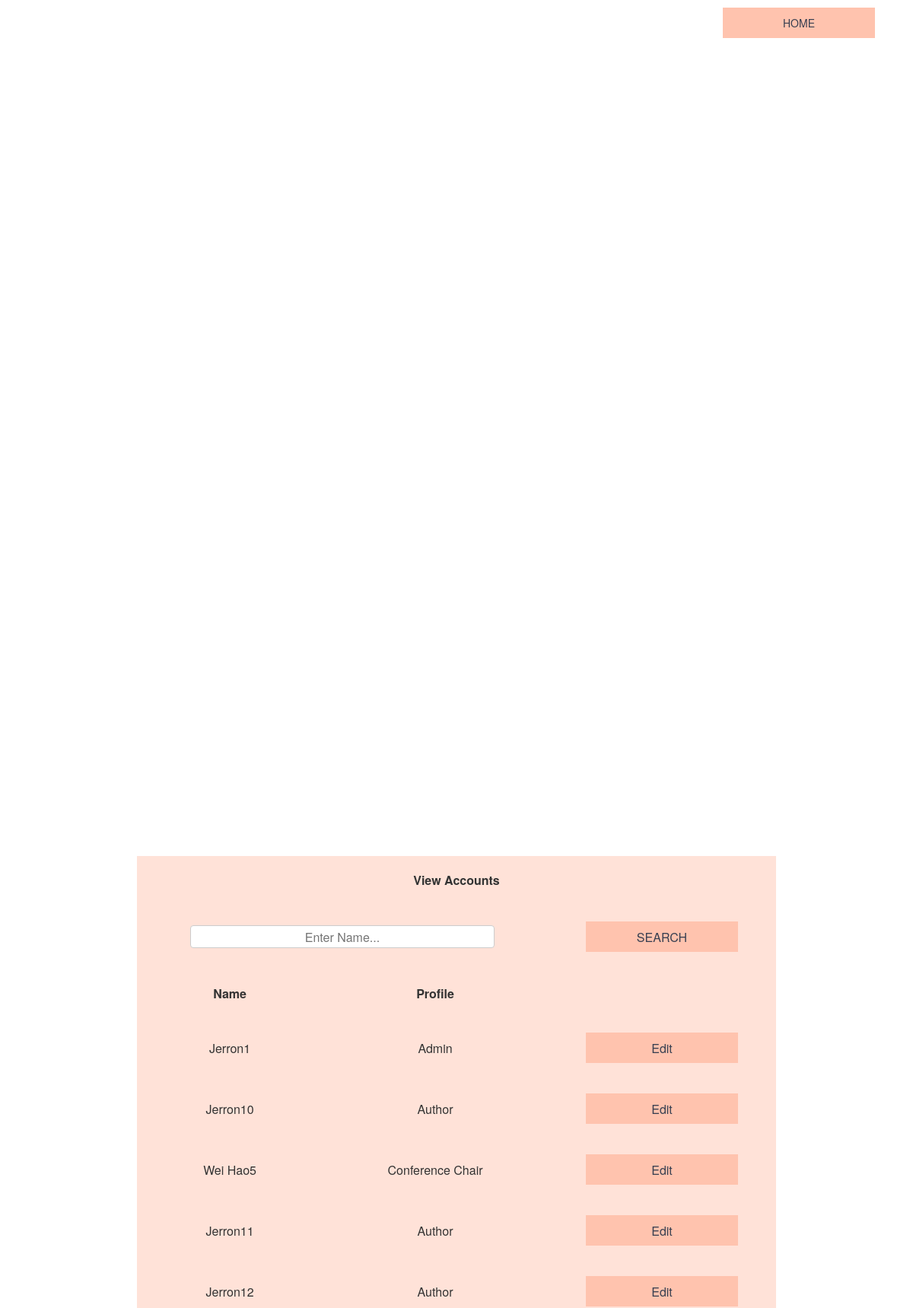
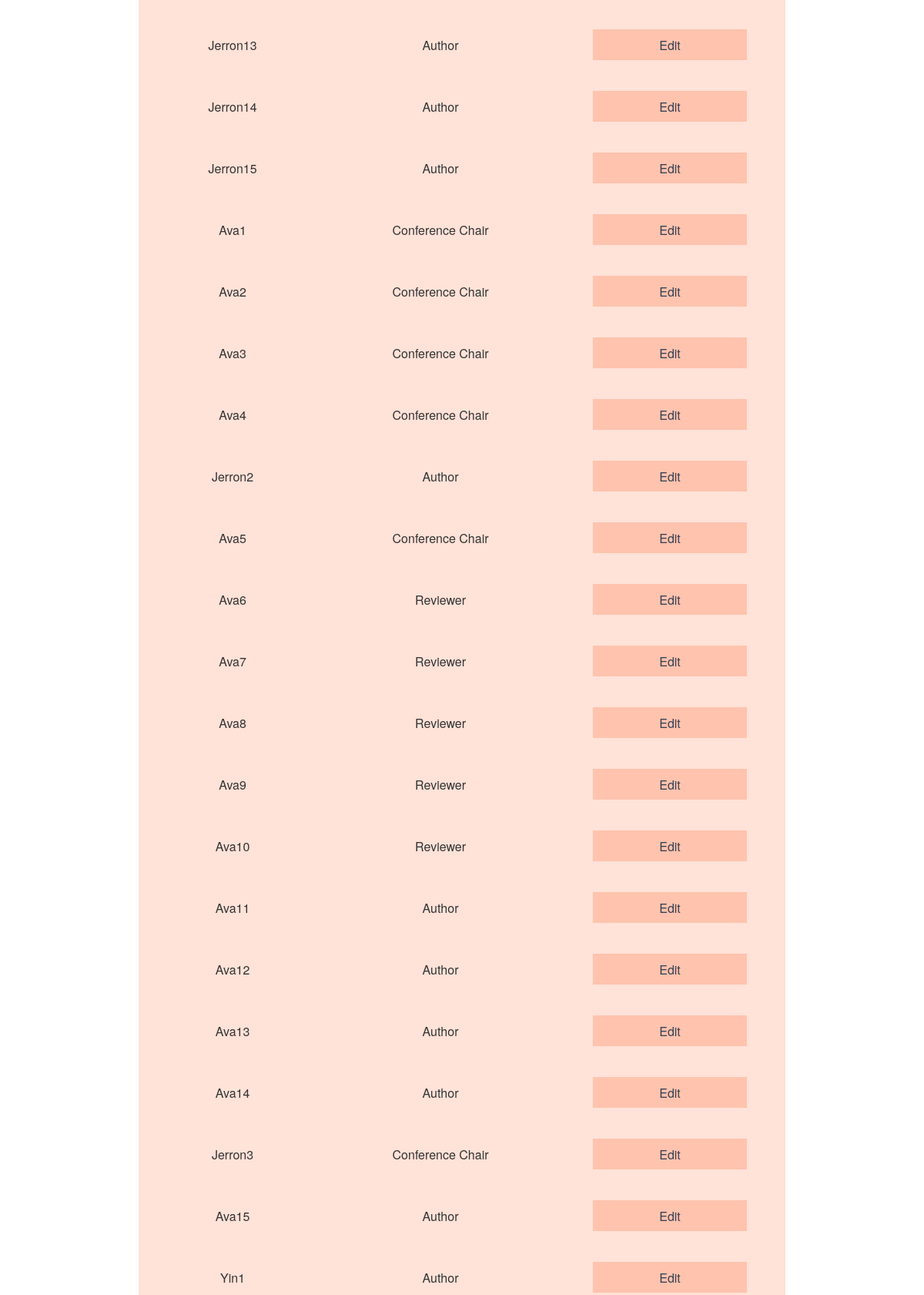
Screenshot of /SAViewAccountBoundary.php (upper part) with the database file from the repository (2 pictures, top to bottom).
### tables this page shows
CREATE TABLE `accounts` (
  `username` varchar(25) NOT NULL,
  `password` varchar(25) NOT NULL,
  `account_status` varchar(25) NOT NULL,
  `name` varchar(25) NOT NULL,
  `email` varchar(25) NOT NULL,
  `pname` varchar(25) NOT NULL
);

### UserClass.php (called while the page is built, shortened)
<?php
class User{
	private $conn = NULL;
	function __construct(){
		$sname = "localhost";
		$dbuser = "root";
		$dbpw = "";
		$dbname = "314";
		$this->conn = new mysqli($sname, $dbuser, $dbpw, $dbname);
	}
	public function viewInfo()
	{
		$query = "SELECT username, name, pname FROM accounts";
		return $this->conn->query($query);
	}
}
?>

### SAViewAccountController.php (called while the page is built)
<?php
include("UserClass.php");
class SAViewAccountController{
    function getInfo()
    {
	    $user = new User();
	    $result = $user->viewInfo();
	    return $result;
    }
}
?>

### SAViewAccountBoundary.php (the view, shortened to what this page needs)
<?php
include("SAViewAccountController.php");
?>
<html>
<link rel="stylesheet" href="https://maxcdn.bootstrapcdn.com/bootstrap/3.4.1/css/bootstrap.min.css">
<link rel="stylesheet" href="Admin.css">
<?php
	$control = new SAViewAccountController();
	$result = $control->getInfo();
?>
	<p>
		<form method="" action="Admin.php">
		<button class="homepageButton">HOME</button>
		</form>
	</p>
	<div class="mid">
		<form method="post" action="">
		<table>
			<tr><th class="homepage_buttons" colspan="3">View Accounts</th></tr>
			<tr>
				<td class="homepage_buttons" colspan="2"><input type="text" class="text_box" name="search_field" placeholder="Enter Name..."></td>
				<td class="homepage_buttons"><input type="submit" class="button" name="search" value="SEARCH"></td>
			</tr>
			<tr>
				<th class="homepage_buttons">Name</th>
				<th class="homepage_buttons">Profile</th>
				<th class="homepage_buttons"></th>
			</tr>
			<?php while ($row = $result->fetch_assoc()){ ?>
			<tr>
				<td class="homepage_buttons"><?php echo $row["name"]; ?></td>
				<td class="homepage_buttons"><?php echo $row["pname"]; ?></td>
				<td class="homepage_buttons">
					<button type="submit" class="button" name="edit" value="<?php echo $row["username"] ?>">Edit</button>
				</td>
			</tr>
			<?php } ?>
		</table>
		</form>
	</div>
</html>

### Admin.css (style rules this page uses)
.mid { position: absolute; top: 50%; left: 50%; transform: translate(-50%, -50%); max-height: 75%; overflow: auto; }
.homepageButton { width:200px; height:40px; border: none; background-color: rgba(255, 195, 174); color: #373F51; float: right; margin-right: 50px; }
.homepage_buttons { text-align:center; padding-bottom: 20px; padding-top: 20px; padding-right: 50px; padding-left: 50px; background-color: rgba(255, 226, 216); }
.text_box { width:400px; height:30px; padding: 12px 20px; margin: 8px 0; display: inline-block; border: 1px solid #ccc; border-radius: 4px; box-sizing: border-box; text-align: center; margin-left: 20px; margin-right: 20px; background-color: white; }
.button { width:200px; height:40px; border: none; background-color: rgba(255, 195, 174); color: #373F51; display: block; margin-left: auto; margin-right: auto; }
td { padding: 2px; }
form { margin-bottom: 0; }

### rows the page displays
accounts: name "Jerron1", pname "Admin"
accounts: name "Jerron10", pname "Author"
accounts: name "Wei Hao5", pname "Conference Chair"
accounts: name "Jerron11", pname "Author"
accounts: name "Jerron12", pname "Author"
accounts: name "Jerron13", pname "Author"
accounts: name "Jerron14", pname "Author"
accounts: name "Jerron15", pname "Author"
accounts: name "Ava1", pname "Conference Chair"
accounts: name "Ava2", pname "Conference Chair"
accounts: name "Ava3", pname "Conference Chair"
accounts: name "Ava4", pname "Conference Chair"
accounts: name "Jerron2", pname "Author"
accounts: name "Ava5", pname "Conference Chair"
accounts: name "Ava6", pname "Reviewer"
accounts: name "Ava7", pname "Reviewer"
accounts: name "Ava8", pname "Reviewer"
accounts: name "Ava9", pname "Reviewer"
accounts: name "Ava10", pname "Reviewer"
accounts: name "Ava11", pname "Author"
accounts: name "Ava12", pname "Author"
accounts: name "Ava13", pname "Author"
accounts: name "Ava14", pname "Author"
accounts: name "Jerron3", pname "Conference Chair"
accounts: name "Ava15", pname "Author"
accounts: name "Yin1", pname "Author"
